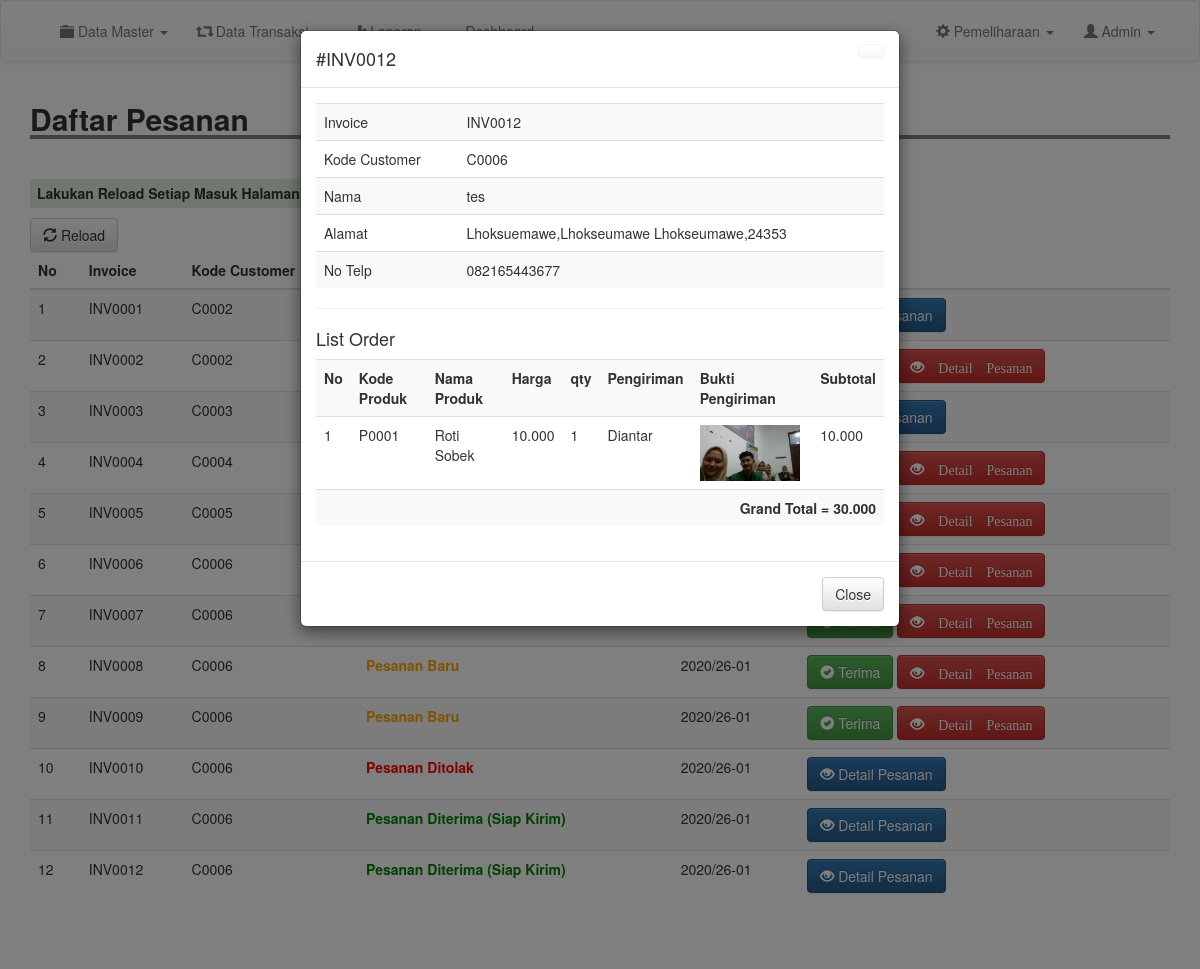
The page /admin/detailorder.php?inv=INV0012&cs=C0006 (signed in) on the database its author committed.
### tables this page shows
CREATE TABLE `produksi` (
  `id_order` int NOT NULL,
  `invoice` varchar(200) NOT NULL,
  `kode_customer` varchar(200) NOT NULL,
  `kode_produk` varchar(200) NOT NULL,
  `nama_produk` varchar(200) NOT NULL,
  `qty` int NOT NULL,
  `harga` int NOT NULL,
  `status` varchar(200) NOT NULL,
  `tanggal` date NOT NULL,
  `provinsi` varchar(200) NOT NULL,
  `kota` varchar(200) NOT NULL,
  `alamat` varchar(200) NOT NULL,
  `kode_pos` varchar(200) NOT NULL,
  `terima` int DEFAULT '0',
  `tolak` int DEFAULT '0',
  `cek` int DEFAULT '0',
  `catatan_pembeli` text,
  `catatan_penjual` text,
  `pengiriman` varchar(100) DEFAULT NULL,
  `bukti_pengiriman` varchar(255) DEFAULT NULL,
  `grand_total` int DEFAULT NULL
);

CREATE TABLE `customer` (
  `kode_customer` varchar(100) NOT NULL,
  `nama` varchar(100) NOT NULL,
  `email` varchar(100) NOT NULL,
  `username` varchar(100) NOT NULL,
  `password` varchar(100) NOT NULL,
  `telp` varchar(200) NOT NULL
);

### admin/detailorder.php (the view, shortened to what this page needs)
<?php
include 'header.php';
$invoices = $_GET['inv'];
$d_order = mysqli_query($conn, "SELECT * FROM produksi WHERE invoice = '$invoices'");
$t_order = mysqli_fetch_assoc($d_order);
$cs = mysqli_query($conn, "SELECT * FROM customer WHERE kode_customer = '".$t_order['kode_customer']."'");
$t_cs = mysqli_fetch_assoc($cs);
?>
<div class="container">
	<h2 style=" width: 100%; border-bottom: 4px solid gray"><b>Daftar Pesanan</b></h2>
	<br>
	<h5 class="bg-success" style="padding: 7px; width: 710px; font-weight: bold;"><marquee>Lakukan Reload Setiap Masuk Halaman ini, untuk menghindari terjadinya kesalahan data dan informasi</marquee></h5>
	<a href="produksi.php" class="btn btn-default"><i class="glyphicon glyphicon-refresh"></i> Reload</a>
	<table class="table table-striped">
		<thead>
			<tr>
				<th scope="col">No</th>
				<th scope="col">Invoice</th>
				<th scope="col">Kode Customer</th>
				<th scope="col">Status</th>
				<th scope="col">Tanggal</th>
				<th scope="col">Action</th>
			</tr>
		</thead>
		<tbody>
			<?php
			$result = mysqli_query($conn, "SELECT invoice, GROUP_CONCAT(DISTINCT kode_customer) AS kode_customer, GROUP_CONCAT(DISTINCT status) AS status, GROUP_CONCAT(DISTINCT kode_produk) AS kode_produk, GROUP_CONCAT(DISTINCT qty) AS qty, GROUP_CONCAT(DISTINCT terima) AS terima, GROUP_CONCAT(DISTINCT tolak) AS tolak, GROUP_CONCAT(DISTINCT cek) AS cek FROM produksi GROUP BY invoice");
			$no = 1;
			while ($row = mysqli_fetch_assoc($result)) {
			?>
				<tr>
					<td><?= $no; ?></td>
					<td><?= $row['invoice']; ?></td>
					<td><?= explode(",", $row['kode_customer'])[0]; ?></td>
					<?php if (explode(",", $row['terima'])[0] == 1) { ?>
						<td style="color: green; font-weight: bold;">Pesanan Diterima (Siap Kirim)
						<?php
					} else if (explode(",", $row['tolak'])[0] == 1) {
						?>
						<td style="color: red; font-weight: bold;">Pesanan Ditolak
						<?php
					}
					if (explode(",", $row['terima'])[0] == 0 && explode(",", $row['tolak'])[0] == 0) {
						?>
						<td style="color: orange; font-weight: bold;"><?= explode(",", $row['status'])[0]; ?>
						<?php
					}
						?>
						</td>
						<td>2020/26-01</td>
						<td>
							<?php if (explode(",", $row['tolak'])[0] == 0 && explode(",", $row['cek'])[0] == 1 && explode(",", $row['terima'])[0] == 0) { ?>
								<a href="inventory.php?cek=0" id="rq" class="btn btn-warning"><i class="glyphicon glyphicon-warning-sign"></i> Request Material Shortage</a>
								<a href="proses/tolak.php?inv=<?= $row['invoice']; ?>" class="btn btn-danger" onclick="return confirm('Yakin Ingin Menolak ?')"><i class="glyphicon glyphicon-remove-sign"></i> Tolak</a>
							<?php } else if (explode(",", $row['terima'])[0] == 0 && explode(",", $row['cek'])[0] == 0) { ?>
								<a href="proses/terima.php?inv=<?= $row['invoice']; ?>&kdp=<?= $row['kode_produk']; ?>" class="btn btn-success"><i class="glyphicon glyphicon-ok-sign"></i> Terima</a>
								<a href="proses/tolak.php?inv=<?= $row['invoice']; ?>" class="btn btn-danger" onclick="return confirm('Yakin Ingin Menolak ?')"><i class="glyphicon glyphicon-remove-sign'></i> Tolak</a>
							<?php } ?>
							<a href=" detailorder.php?inv=<?= $row['invoice']; ?>" type="submit" class="btn btn-primary"><i class="glyphicon glyphicon-eye-open"></i> Detail Pesanan</a>
						</td>
				</tr>
			<?php
				$no++;
			}
			?>
		</tbody>
	</table>
	<button type="hidden" data-toggle="modal" data-target="#myModal" id="btn" style="background-color: #fff; border: #fff;">
	</button>
	<div class="modal fade" id="myModal" tabindex="-1" role="dialog" aria-labelledby="myModalLabel">
		<div class="modal-dialog" role="document">
			<div class="modal-content">
				<div class="modal-header">
					<a href="m_produk.php" class="btn btn-default close"></a>
					<h4 class="modal-title" id="myModalLabel">#<?= $t_order['invoice']; ?></h4>
				</div>
				<div class="modal-body">
					<table class="table table-striped">
						<tr>
							<td>Invoice</td>
							<td><?= $t_order['invoice']; ?></td>
						</tr>
						<tr>
							<td>Kode Customer</td>
							<td><?= $t_order['kode_customer']; ?></td>
						</tr>
						<tr>
							<td>Nama</td>
							<td><?= $t_cs['nama']; ?></td>
						</tr>
						<tr>
							<td>Alamat</td>
							<td><?php echo  $t_order['alamat'] . "," . $t_order['kota'] . " " . $t_order['provinsi'] . "," . $t_order['kode_pos']; ?></td>
						</tr>
						<tr>
							<td>No Telp</td>
							<td><?= $t_cs['telp']; ?></td>
						</tr>
					</table>
					<hr>
					<h4>List Order</h4>
					<table class="table table-striped">
						<tr>
							<th>No</th>
							<th>Kode Produk</th>
							<th>Nama Produk</th>
							<th>Harga</th>
							<th>qty</th>
							<th>Pengiriman</th>
							<th>Bukti Pengiriman</th>
							<th>Subtotal</th>
						</tr>
						<?php
						$order = mysqli_query($conn, "SELECT * FROM produksi WHERE invoice = '$invoices'");
						$no = 1;
						while ($list = mysqli_fetch_assoc($order)) {
						?>
							<tr>
								<td><?= $no;  ?></td>
								<td><?= $list['kode_produk']; ?></td>
								<td><?= $list['nama_produk']; ?></td>
								<td><?= number_format($list['harga'], 0, ".", ".");  ?></td>
								<td><?= $list['qty'];  ?></td>
								<td><?= $list['pengiriman']; ?></td>
								<td>
									<?php if(!empty($list['bukti_pengiriman'])): ?>
										<img src="../bukti_pengiriman/<?= $list['bukti_pengiriman']; ?>" alt="Bukti Pengiriman" style="max-width: 100px; height: auto;">
									<?php else: ?>
										<p>Tidak ada bukti pengiriman yang diunggah.</p>
									<?php endif; ?>
								</td>
								<td><?= number_format($list['harga'] * $list['qty'], 0, ".", ".");  ?></td>
							</tr>
						<?php
							$no++;
						}
						?>
						<tr>
							<td colspan="8" class="text-right"><b>Grand Total = <?= number_format($t_order['grand_total'], 0, ".", ".");  ?></b></td>
						</tr>
					</table>
				</div>
				<div class="modal-footer">
					<a href="produksi.php" class="btn btn-default">Close</a>
				</div>
			</div>
		</div>
	</div>
</div>
<br>
<br>
<br>
<br>
<br>
<br>
<br>
<br>
<br>
<br>
<br>
<br>
<?php
include 'footer.php';
?>

### css/style.css (style rules this page uses)
body { margin:0; padding: 0; }

### rows shown on the page
produksi: invoice "INV0012", kode_customer "C0006", alamat "Lhoksuemawe", kota "Lhokseumawe", provinsi "Lhokseumawe", kode_pos "24353", kode_produk "P0001", nama_produk "Roti Sobek", harga "10.000", qty "1", pengiriman "Diantar", bukti_pengiriman (picture), $list['harga'] * $list['qty'] "10.000", grand_total "30.000"
customer: nama "tes", telp "082165443677"

### other values the page prints
$row['invoice'] "INV0001"
explode(",", $row['kode_customer'])[0] "C0002"
$row['invoice'] "INV0002"
$row['invoice'] "INV0003"
explode(",", $row['kode_customer'])[0] "C0003"
$row['invoice'] "INV0004"
explode(",", $row['kode_customer'])[0] "C0004"
$row['invoice'] "INV0005"
explode(",", $row['kode_customer'])[0] "C0005"
$row['invoice'] "INV0006"
explode(",", $row['kode_customer'])[0] "C0006"
$row['invoice'] "INV0007"
$row['invoice'] "INV0008"
explode(",", $row['status'])[0] "Pesanan Baru"
$row['invoice'] "INV0009"
